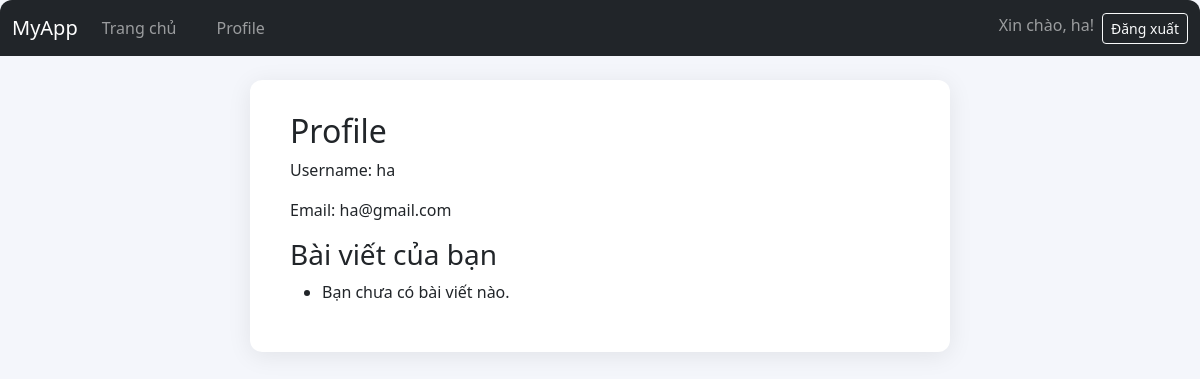
The app's page /profile/ (signed in), older data.
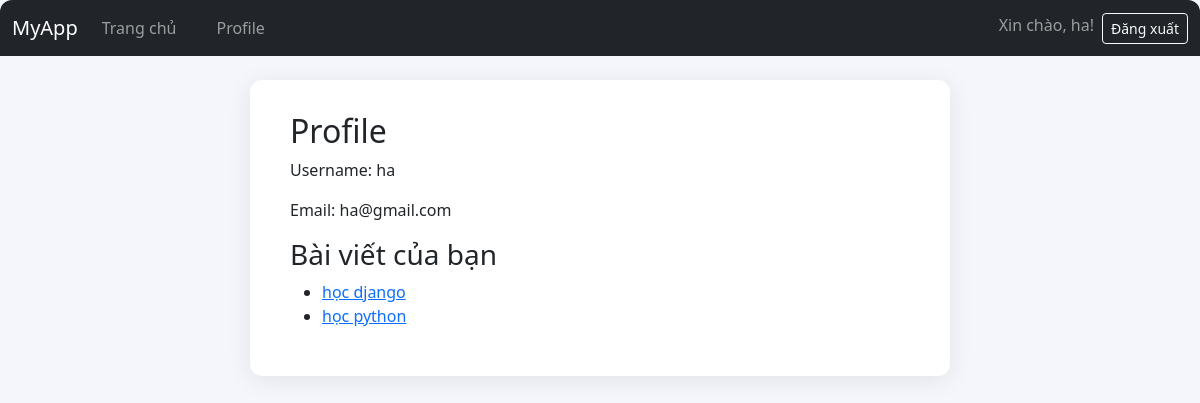
The same page, newer data.
### myapp/models.py (models this page shows, shortened)
class Post(models.Model):
    title = models.CharField(max_length=200)
    content = models.TextField()
    created_at = models.DateTimeField(auto_now_add=True)
    updated_at = models.DateTimeField(auto_now=True)
    author = models.ForeignKey(User, on_delete=models.CASCADE, related_name='posts')

### myapp/views.py (the view)
# urls.py: path('profile/', profile, name='profile'),
@login_required
def profile(request):
    posts = Post.objects.filter(author=request.user)
    return render(request, 'myapp/profile.html', {'user_obj': request.user, 'posts': posts})

### myapp/templates/myapp/profile.html
{% extends 'myapp/base.html' %}
{% block content %}
  <h2>Profile</h2>
  <p>Username: {{ user_obj.username }}</p>
  <p>Email: {{ user_obj.email }}</p>
  <h3>Bài viết của bạn</h3>
  <ul>
    {% for post in posts %}
      <li><a href="{% url 'post_detail' post.pk %}">{{ post.title }}</a></li>
    {% empty %}
      <li>Bạn chưa có bài viết nào.</li>
    {% endfor %}
  </ul>
{% endblock %}

Row changes from the older to the newer data that the page shows:
added Post: title "học django"
added Post: title "học python"
Text that changed along with them:
text no longer shown: "Bạn chưa có bài viết nào."
